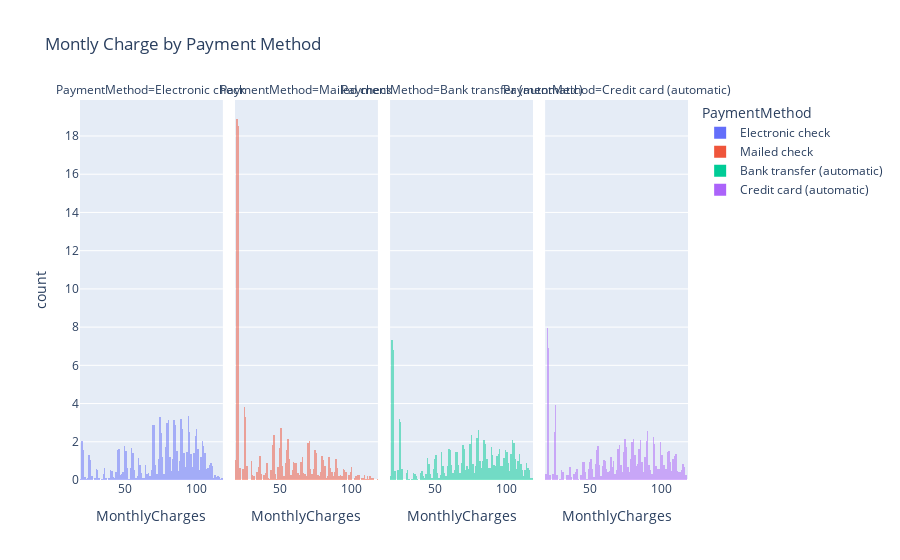

Write notebook code for a chart like this one.
### Markdown cell above
using plotly express...

### Code cell
px.histogram(data_frame=churn, 
             x='MonthlyCharges',
             color='PaymentMethod', 
             histnorm='percent', 
             barmode='overlay',
             title='Montly Charge by Payment Method',
             nbins=150, 
             facet_col ='PaymentMethod')

### Figure 1 — Plotly figure (JSON) as saved in the notebook; plotly's stock layout.template omitted (floating-point values rounded to 4 significant figures; data arrays with more than 128 entries replaced by an {"elided": "..."} marker saying what was removed)
{"data": [{"alignmentgroup": "True", "bingroup": "x", "histnorm": "percent", "hoverlabel": {"namelength": 0}, "hovertemplate": "PaymentMethod=Electronic check<br>MonthlyCharges=%{x}<br>count=%{y}", "legendgroup": "Electronic check", "marker": {"color": "#636efa", "opacity": 0.5}, "name": "Electronic check", "nbinsx": 150, "offsetgroup": "Electronic check", "orientation": "v", "showlegend": true, "type": "histogram", "x": {"elided": "2365 float values"}, "xaxis": "x", "yaxis": "y"}, {"alignmentgroup": "True", "bingroup": "x", "histnorm": "percent", "hoverlabel": {"namelength": 0}, "hovertemplate": "PaymentMethod=Mailed check<br>MonthlyCharges=%{x}<br>count=%{y}", "legendgroup": "Mailed check", "marker": {"color": "#EF553B", "opacity": 0.5}, "name": "Mailed check", "nbinsx": 150, "offsetgroup": "Mailed check", "orientation": "v", "showlegend": true, "type": "histogram", "x": {"elided": "1604 float values"}, "xaxis": "x2", "yaxis": "y2"}, {"alignmentgroup": "True", "bingroup": "x", "histnorm": "percent", "hoverlabel": {"namelength": 0}, "hovertemplate": "PaymentMethod=Bank transfer (automatic)<br>MonthlyCharges=%{x}<br>count=%{y}", "legendgroup": "Bank transfer (automatic)", "marker": {"color": "#00cc96", "opacity": 0.5}, "name": "Bank transfer (automatic)", "nbinsx": 150, "offsetgroup": "Bank transfer (automatic)", "orientation": "v", "showlegend": true, "type": "histogram", "x": {"elided": "1542 float values"}, "xaxis": "x3", "yaxis": "y3"}, {"alignmentgroup": "True", "bingroup": "x", "histnorm": "percent", "hoverlabel": {"namelength": 0}, "hovertemplate": "PaymentMethod=Credit card (automatic)<br>MonthlyCharges=%{x}<br>count=%{y}", "legendgroup": "Credit card (automatic)", "marker": {"color": "#ab63fa", "opacity": 0.5}, "name": "Credit card (automatic)", "nbinsx": 150, "offsetgroup": "Credit card (automatic)", "orientation": "v", "showlegend": true, "type": "histogram", "x": {"elided": "1521 float values"}, "xaxis": "x4", "yaxis": "y4"}], "layout": {"annotations": [{"font": {}, "showarrow": false, "text": "PaymentMethod=Electronic check", "x": 0.1175, "xanchor": "center", "xref": "paper", "y": 1, "yanchor": "bottom", "yref": "paper"}, {"font": {}, "showarrow": false, "text": "PaymentMethod=Mailed check", "x": 0.3725, "xanchor": "center", "xref": "paper", "y": 1, "yanchor": "bottom", "yref": "paper"}, {"font": {}, "showarrow": false, "text": "PaymentMethod=Bank transfer (automatic)", "x": 0.6275, "xanchor": "center", "xref": "paper", "y": 1, "yanchor": "bottom", "yref": "paper"}, {"font": {}, "showarrow": false, "text": "PaymentMethod=Credit card (automatic)", "x": 0.8825, "xanchor": "center", "xref": "paper", "y": 1, "yanchor": "bottom", "yref": "paper"}], "autosize": true, "barmode": "overlay", "legend": {"title": {"text": "PaymentMethod"}, "tracegroupgap": 0}, "title": {"text": "Montly Charge by Payment Method"}, "xaxis": {"anchor": "y", "autorange": true, "domain": [0, 0.235], "range": [18, 119], "title": {"text": "MonthlyCharges"}, "type": "linear"}, "xaxis2": {"anchor": "y2", "autorange": true, "domain": [0.255, 0.49], "matches": "x", "range": [18, 119], "title": {"text": "MonthlyCharges"}, "type": "linear"}, "xaxis3": {"anchor": "y3", "autorange": true, "domain": [0.51, 0.745], "matches": "x", "range": [18, 119], "title": {"text": "MonthlyCharges"}, "type": "linear"}, "xaxis4": {"anchor": "y4", "autorange": true, "domain": [0.765, 1.0], "matches": "x", "range": [18, 119], "title": {"text": "MonthlyCharges"}, "type": "linear"}, "yaxis": {"anchor": "x", "autorange": true, "domain": [0, 1], "range": [0, 19.88], "title": {"text": "count"}}, "yaxis2": {"anchor": "x2", "autorange": true, "domain": [0, 1], "matches": "y", "range": [0, 19.88], "showticklabels": false}, "yaxis3": {"anchor": "x3", "autorange": true, "domain": [0, 1], "matches": "y", "range": [0, 19.88], "showticklabels": false}, "yaxis4": {"anchor": "x4", "autorange": true, "domain": [0, 1], "matches": "y", "range": [0, 19.88], "showticklabels": false}}}
